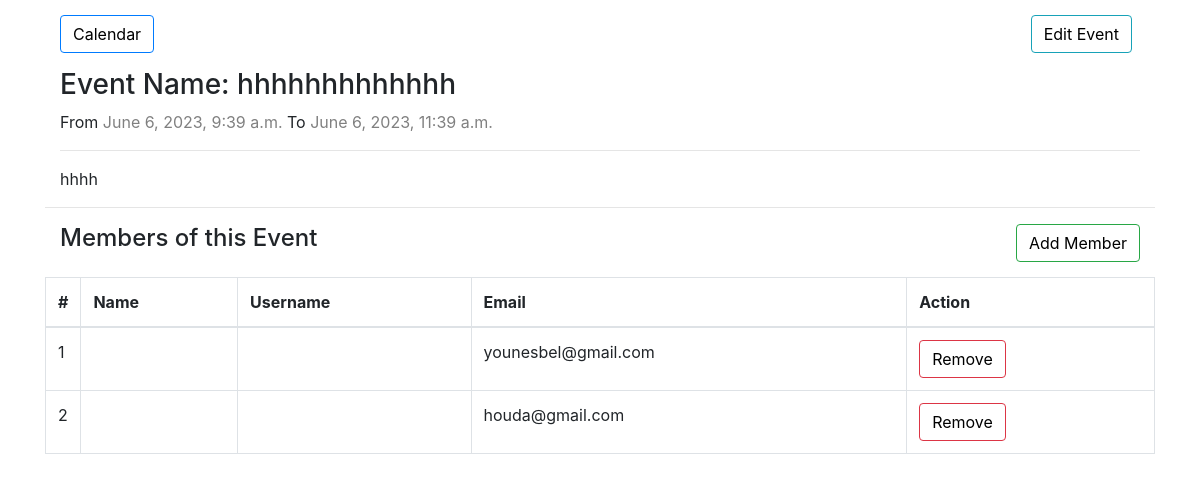
The page /event/3/details/ (signed in) on the database as committed earlier.
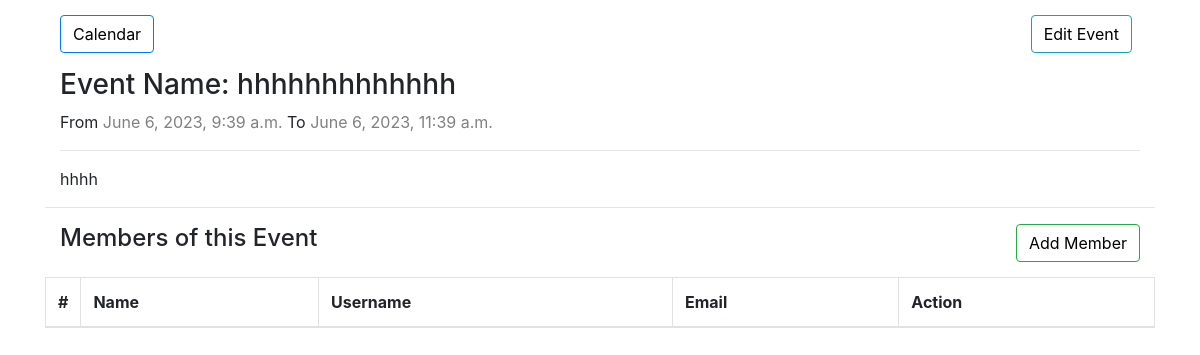
The same page on the database as committed later.
### calendarapp/models/event_member.py (models this page shows, shortened)
class EventMember(EventAbstract):
    event = models.ForeignKey(Event, on_delete=models.CASCADE, related_name="events")
    user = models.ForeignKey(
        User, on_delete=models.CASCADE, related_name="event_members"
    )
    class Meta:
        unique_together = ["event", "user"]

### accounts/models/user.py (models this page shows, shortened)
class User(AbstractBaseUser, PermissionsMixin):
    email = models.EmailField(
        _("Email Address"),
        max_length=255,
        unique=True,
        help_text="Ex: example@example.com",
    )
    is_staff = models.BooleanField(_("Staff status"), default=False)
    is_active = models.BooleanField(_("Active"), default=True)
    date_joined = models.DateTimeField(_("Date Joined"), auto_now_add=True)
    last_updated = models.DateTimeField(_("Last Updated"), auto_now=True)
    objects = UserManager()
    USERNAME_FIELD = "email"

### calendarapp/views/other_views.py (the view)
# urls.py: path("event/<int:event_id>/details/", views.event_details, name="event-detail"),
@login_required(login_url="signup")
def event_details(request, event_id):
    event = Event.objects.get(id=event_id)
    eventmember = EventMember.objects.filter(event=event)
    context = {"event": event, "eventmember": eventmember}
    return render(request, "event-details.html", context)

### templates/event-details.html (shortened to what this page needs)
{% extends 'base.html' %}
{% block content %}
    <div class="container">
        <div class="clearfix">
            <a class="btn btn-primary left" href="{% url 'calendarapp:calendar' %}"> Calendar </a>
            <a class="btn btn-info right mr-2" href="{% url 'calendarapp:event_edit' event.pk %}"> Edit Event </a>
        </div>
        <div class="clearfix">
            <h3>Event Name: {{ event.title }}</h3>
            <p>From <span style="color: gray;">{{ event.start_time }}</span> To <span style="color: gray;">{{ event.end_time }}</span></p>
            <hr>
            <p>{{ event.description }}</p>
        </div>
        <hr>
        <div class="clearfix">
            <h4 class="left" > Members of this Event</h4>
            <a class="btn btn-success right" href="{% url 'calendarapp:add_eventmember' event.id %}"> Add Member </a>
        </div>
        <table class="table table-bordered">
            <thead>
                <tr>
                  <th style="width: 10px">#</th>
                  <th>Name</th>
                  <th>Username</th>
                  <th>Email</th>
                  <th>Action</th>
                </tr>
              </thead>
              <tbody>
                {% for member in eventmember %}
                <tr role="row">
                    <td>{{ forloop.counter }}</td>
                    <td>{{ member.user.first_name }} {{ member.user.last_name }}</td>
                    <td>{{ member.user.username }}</td>
                    <td>{{ member.user.email }}</td>
                    <td>
                        <a class="btn btn-danger" href="{% url 'calendarapp:remove_event' member.id %}">Remove</a>
                    </td>
                </tr>
                {% endfor %}
              </tbody>
        </table>
    </div>
{% endblock %}

Rows that differ between the two databases and show on the page:
removed EventMember: user.email "younesbel@gmail.com"
removed EventMember: user.email "houda@gmail.com"
